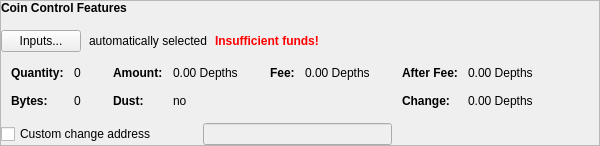
      <widget class="QFrame" name="frameCoinControl">
       <property name="sizePolicy">
        <sizepolicy hsizetype="Expanding" vsizetype="Fixed">
         <horstretch>0</horstretch>
         <verstretch>0</verstretch>
        </sizepolicy>
       </property>
       <property name="minimumSize">
        <size>
         <width>600</width>
         <height>100</height>
        </size>
       </property>
       <property name="frameShape">
        <enum>QFrame::StyledPanel</enum>
       </property>
       <property name="frameShadow">
        <enum>QFrame::Raised</enum>
       </property>
       <layout class="QVBoxLayout" name="verticalLayout_4">
        <property name="spacing">
         <number>6</number>
        </property>
        <property name="leftMargin">
         <number>0</number>
        </property>
        <property name="topMargin">
         <number>0</number>
        </property>
        <property name="rightMargin">
         <number>0</number>
        </property>
        <property name="bottomMargin">
         <number>0</number>
        </property>
        <item>
         <layout class="QVBoxLayout" name="verticalLayoutCoinControl" stretch="0,0,0,0">
          <property name="spacing">
           <number>0</number>
          </property>
          <property name="sizeConstraint">
           <enum>QLayout::SetDefaultConstraint</enum>
          </property>
          <property name="leftMargin">
           <number>0</number>
          </property>
          <property name="topMargin">
           <number>0</number>
          </property>
          <item>
           <layout class="QHBoxLayout" name="horizontalLayoutCoinControl1">
            <property name="bottomMargin">
             <number>15</number>
            </property>
            <item>
             <widget class="QLabel" name="labelCoinControlFeatures">
              <property name="sizePolicy">
               <sizepolicy hsizetype="Preferred" vsizetype="Maximum">
                <horstretch>0</horstretch>
                <verstretch>0</verstretch>
               </sizepolicy>
              </property>
              <property name="font">
               <font>
                <weight>75</weight>
                <bold>true</bold>
               </font>
              </property>
              <property name="styleSheet">
               <string notr="true">font-weight:bold;</string>
              </property>
              <property name="text">
               <string>Coin Control Features</string>
              </property>
             </widget>
            </item>
           </layout>
          </item>
          <item>
           <layout class="QHBoxLayout" name="horizontalLayoutCoinControl2" stretch="0,0,0,0">
            <property name="spacing">
             <number>8</number>
            </property>
            <property name="bottomMargin">
             <number>10</number>
            </property>
            <item>
             <widget class="QPushButton" name="pushButtonCoinControl">
              <property name="styleSheet">
               <string notr="true"/>
              </property>
              <property name="text">
               <string>Inputs...</string>
              </property>
              <property name="autoDefault">
               <bool>false</bool>
              </property>
             </widget>
            </item>
            <item>
             <widget class="QLabel" name="labelCoinControlAutomaticallySelected">
              <property name="text">
               <string>automatically selected</string>
              </property>
              <property name="margin">
               <number>5</number>
              </property>
             </widget>
            </item>
            <item>
             <widget class="QLabel" name="labelCoinControlInsuffFunds">
              <property name="font">
               <font>
                <weight>75</weight>
                <bold>true</bold>
               </font>
              </property>
              <property name="styleSheet">
               <string notr="true">color:red;font-weight:bold;</string>
              </property>
              <property name="text">
               <string>Insufficient funds!</string>
              </property>
              <property name="margin">
               <number>5</number>
              </property>
             </widget>
            </item>
            <item>
             <spacer name="horizontalSpacerCoinControl">
              <property name="orientation">
               <enum>Qt::Horizontal</enum>
              </property>
              <property name="sizeHint" stdset="0">
               <size>
                <width>40</width>
                <height>1</height>
               </size>
              </property>
             </spacer>
            </item>
           </layout>
          </item>
          <item>
           <widget class="QWidget" name="widgetCoinControl" native="true">
            <property name="sizePolicy">
             <sizepolicy hsizetype="Preferred" vsizetype="Preferred">
              <horstretch>0</horstretch>
              <verstretch>0</verstretch>
             </sizepolicy>
            </property>
            <property name="minimumSize">
             <size>
              <width>0</width>
              <height>0</height>
             </size>
            </property>
            <property name="styleSheet">
             <string notr="true"/>
            </property>
            <layout class="QHBoxLayout" name="horizontalLayoutCoinControl5">
             <property name="leftMargin">
              <number>0</number>
             </property>
             <property name="topMargin">
              <number>0</number>
             </property>
             <property name="rightMargin">
              <number>0</number>
             </property>
             <property name="bottomMargin">
              <number>0</number>
             </property>
             <item>
              <layout class="QHBoxLayout" name="horizontalLayoutCoinControl3" stretch="0,0,0,1">
               <property name="spacing">
                <number>20</number>
               </property>
               <property name="topMargin">
                <number>0</number>
               </property>
               <property name="bottomMargin">
                <number>10</number>
               </property>
               <item>
                <layout class="QFormLayout" name="formLayoutCoinControl1">
                 <property name="horizontalSpacing">
                  <number>10</number>
                 </property>
                 <property name="verticalSpacing">
                  <number>14</number>
                 </property>
                 <property name="leftMargin">
                  <number>10</number>
                 </property>
                 <property name="topMargin">
                  <number>4</number>
                 </property>
                 <property name="rightMargin">
                  <number>6</number>
                 </property>
                 <item row="0" column="0">
                  <widget class="QLabel" name="labelCoinControlQuantityText">
                   <property name="font">
                    <font>
                     <weight>75</weight>
                     <bold>true</bold>
                    </font>
                   </property>
                   <property name="text">
                    <string>Quantity:</string>
                   </property>
                   <property name="margin">
                    <number>0</number>
                   </property>
                  </widget>
                 </item>
                 <item row="0" column="1">
                  <widget class="QLabel" name="labelCoinControlQuantity">
                   <property name="cursor">
                    <cursorShape>IBeamCursor</cursorShape>
                   </property>
                   <property name="contextMenuPolicy">
                    <enum>Qt::ActionsContextMenu</enum>
                   </property>
                   <property name="text">
                    <string notr="true">0</string>
                   </property>
                   <property name="margin">
                    <number>0</number>
                   </property>
                   <property name="textInteractionFlags">
                    <set>Qt::LinksAccessibleByMouse|Qt::TextSelectableByKeyboard|Qt::TextSelectableByMouse</set>
                   </property>
                  </widget>
                 </item>
                 <item row="1" column="0">
                  <widget class="QLabel" name="labelCoinControlBytesText">
                   <property name="font">
                    <font>
                     <weight>75</weight>
                     <bold>true</bold>
                    </font>
                   </property>
                   <property name="text">
                    <string>Bytes:</string>
                   </property>
                  </widget>
                 </item>
                 <item row="1" column="1">
                  <widget class="QLabel" name="labelCoinControlBytes">
                   <property name="cursor">
                    <cursorShape>IBeamCursor</cursorShape>
                   </property>
                   <property name="contextMenuPolicy">
                    <enum>Qt::ActionsContextMenu</enum>
                   </property>
                   <property name="text">
                    <string notr="true">0</string>
                   </property>
                   <property name="textInteractionFlags">
                    <set>Qt::LinksAccessibleByMouse|Qt::TextSelectableByKeyboard|Qt::TextSelectableByMouse</set>
                   </property>
                  </widget>
                 </item>
                </layout>
               </item>
               <item>
                <layout class="QFormLayout" name="formLayoutCoinControl2">
                 <property name="horizontalSpacing">
                  <number>10</number>
                 </property>
                 <property name="verticalSpacing">
                  <number>14</number>
                 </property>
                 <property name="leftMargin">
                  <number>6</number>
                 </property>
                 <property name="topMargin">
                  <number>4</number>
                 </property>
                 <property name="rightMargin">
                  <number>6</number>
                 </property>
                 <item row="0" column="0">
                  <widget class="QLabel" name="labelCoinControlAmountText">
                   <property name="font">
                    <font>
                     <weight>75</weight>
                     <bold>true</bold>
                    </font>
                   </property>
                   <property name="text">
                    <string>Amount:</string>
                   </property>
                   <property name="margin">
                    <number>0</number>
                   </property>
                  </widget>
                 </item>
                 <item row="0" column="1">
                  <widget class="QLabel" name="labelCoinControlAmount">
                   <property name="cursor">
                    <cursorShape>IBeamCursor</cursorShape>
                   </property>
                   <property name="contextMenuPolicy">
                    <enum>Qt::ActionsContextMenu</enum>
                   </property>
                   <property name="text">
                    <string notr="true">0.00 Depths</string>
                   </property>
                   <property name="textInteractionFlags">
                    <set>Qt::LinksAccessibleByMouse|Qt::TextSelectableByKeyboard|Qt::TextSelectableByMouse</set>
                   </property>
                  </widget>
                 </item>
                 <item row="1" column="0">
                  <widget class="QLabel" name="labelCoinControlLowOutputText">
                   <property name="font">
                    <font>
                     <weight>75</weight>
                     <bold>true</bold>
                    </font>
                   </property>
                   <property name="text">
                    <string>Dust:</string>
                   </property>
                  </widget>
                 </item>
                 <item row="1" column="1">
                  <widget class="QLabel" name="labelCoinControlLowOutput">
                   <property name="cursor">
                    <cursorShape>IBeamCursor</cursorShape>
                   </property>
                   <property name="contextMenuPolicy">
                    <enum>Qt::ActionsContextMenu</enum>
                   </property>
                   <property name="text">
                    <string notr="true">no</string>
                   </property>
                   <property name="textInteractionFlags">
                    <set>Qt::LinksAccessibleByMouse|Qt::TextSelectableByKeyboard|Qt::TextSelectableByMouse</set>
                   </property>
                  </widget>
                 </item>
                </layout>
               </item>
               <item>
                <layout class="QFormLayout" name="formLayoutCoinControl3">
                 <property name="horizontalSpacing">
                  <number>10</number>
                 </property>
                 <property name="verticalSpacing">
                  <number>14</number>
                 </property>
                 <property name="leftMargin">
                  <number>6</number>
                 </property>
                 <property name="topMargin">
                  <number>4</number>
                 </property>
                 <property name="rightMargin">
                  <number>6</number>
                 </property>
                 <item row="0" column="0">
                  <widget class="QLabel" name="labelCoinControlFeeText">
                   <property name="font">
                    <font>
                     <weight>75</weight>
                     <bold>true</bold>
                    </font>
                   </property>
                   <property name="text">
                    <string>Fee:</string>
                   </property>
                   <property name="margin">
                    <number>0</number>
                   </property>
                  </widget>
                 </item>
                 <item row="0" column="1">
                  <widget class="QLabel" name="labelCoinControlFee">
                   <property name="cursor">
                    <cursorShape>IBeamCursor</cursorShape>
                   </property>
                   <property name="contextMenuPolicy">
                    <enum>Qt::ActionsContextMenu</enum>
                   </property>
                   <property name="text">
                    <string notr="true">0.00 Depths</string>
                   </property>
                   <property name="textInteractionFlags">
                    <set>Qt::LinksAccessibleByMouse|Qt::TextSelectableByKeyboard|Qt::TextSelectableByMouse</set>
                   </property>
                  </widget>
                 </item>
                </layout>
               </item>
               <item>
                <layout class="QFormLayout" name="formLayoutCoinControl4">
                 <property name="horizontalSpacing">
                  <number>10</number>
                 </property>
                 <property name="verticalSpacing">
                  <number>14</number>
                 </property>
                 <property name="leftMargin">
                  <number>6</number>
                 </property>
                 <property name="topMargin">
                  <number>4</number>
                 </property>
                 <property name="rightMargin">
                  <number>6</number>
                 </property>
                 <item row="0" column="0">
                  <widget class="QLabel" name="labelCoinControlAfterFeeText">
                   <property name="font">
                    <font>
                     <weight>75</weight>
                     <bold>true</bold>
                    </font>
                   </property>
                   <property name="text">
                    <string>After Fee:</string>
                   </property>
                   <property name="margin">
                    <number>0</number>
                   </property>
                  </widget>
                 </item>
                 <item row="0" column="1">
                  <widget class="QLabel" name="labelCoinControlAfterFee">
                   <property name="cursor">
                    <cursorShape>IBeamCursor</cursorShape>
                   </property>
                   <property name="contextMenuPolicy">
                    <enum>Qt::ActionsContextMenu</enum>
                   </property>
                   <property name="text">
                    <string notr="true">0.00 Depths</string>
                   </property>
                   <property name="textInteractionFlags">
                    <set>Qt::LinksAccessibleByMouse|Qt::TextSelectableByKeyboard|Qt::TextSelectableByMouse</set>
                   </property>
                  </widget>
                 </item>
                 <item row="1" column="0">
                  <widget class="QLabel" name="labelCoinControlChangeText">
                   <property name="font">
                    <font>
                     <weight>75</weight>
                     <bold>true</bold>
                    </font>
                   </property>
                   <property name="text">
                    <string>Change:</string>
                   </property>
                  </widget>
                 </item>
                 <item row="1" column="1">
                  <widget class="QLabel" name="labelCoinControlChange">
                   <property name="cursor">
                    <cursorShape>IBeamCursor</cursorShape>
                   </property>
                   <property name="contextMenuPolicy">
                    <enum>Qt::ActionsContextMenu</enum>
                   </property>
                   <property name="text">
                    <string notr="true">0.00 Depths</string>
                   </property>
                   <property name="textInteractionFlags">
                    <set>Qt::LinksAccessibleByMouse|Qt::TextSelectableByKeyboard|Qt::TextSelectableByMouse</set>
                   </property>
                  </widget>
                 </item>
                </layout>
               </item>
              </layout>
             </item>
            </layout>
           </widget>
          </item>
          <item>
           <layout class="QHBoxLayout" name="horizontalLayoutCoinControl4" stretch="0,0,0">
            <property name="spacing">
             <number>12</number>
            </property>
            <property name="sizeConstraint">
             <enum>QLayout::SetDefaultConstraint</enum>
            </property>
            <property name="topMargin">
             <number>5</number>
            </property>
            <property name="rightMargin">
             <number>5</number>
            </property>
            <item>
             <widget class="QCheckBox" name="checkBoxCoinControlChange">
              <property name="toolTip">
               <string>If this is activated, but the change address is empty or invalid, change will be sent to a newly generated address.</string>
              </property>
              <property name="text">
               <string>Custom change address</string>
              </property>
             </widget>
            </item>
            <item>
             <widget class="QValidatedLineEdit" name="lineEditCoinControlChange">
              <property name="enabled">
               <bool>false</bool>
              </property>
              <property name="sizePolicy">
               <sizepolicy hsizetype="Ignored" vsizetype="Fixed">
                <horstretch>0</horstretch>
                <verstretch>0</verstretch>
               </sizepolicy>
              </property>
             </widget>
            </item>
            <item>
             <widget class="QLabel" name="labelCoinControlChangeLabel">
              <property name="sizePolicy">
               <sizepolicy hsizetype="Preferred" vsizetype="Expanding">
                <horstretch>0</horstretch>
                <verstretch>0</verstretch>
               </sizepolicy>
              </property>
              <property name="minimumSize">
               <size>
                <width>0</width>
                <height>0</height>
               </size>
              </property>
              <property name="text">
               <string/>
              </property>
              <property name="margin">
               <number>3</number>
              </property>
             </widget>
            </item>
           </layout>
          </item>
         </layout>
        </item>
       </layout>
      </widget>
